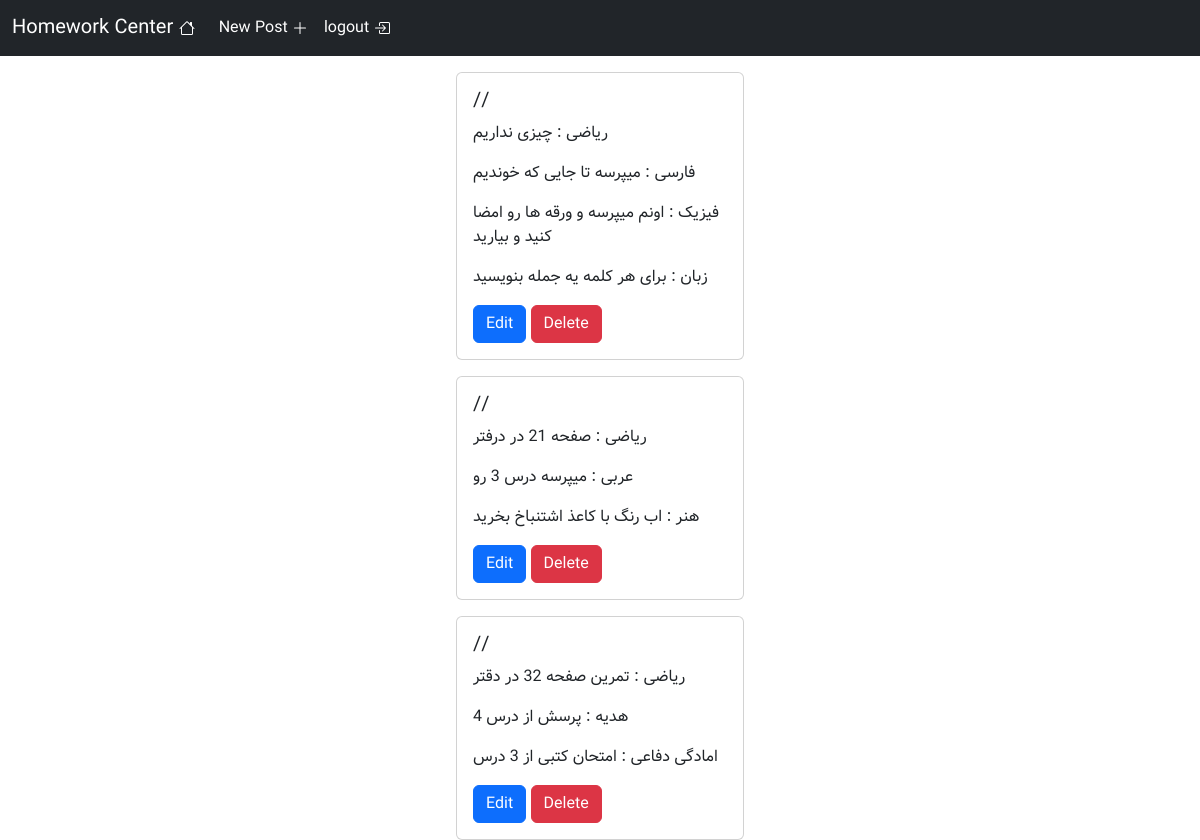
The app's page / (signed in), older data.
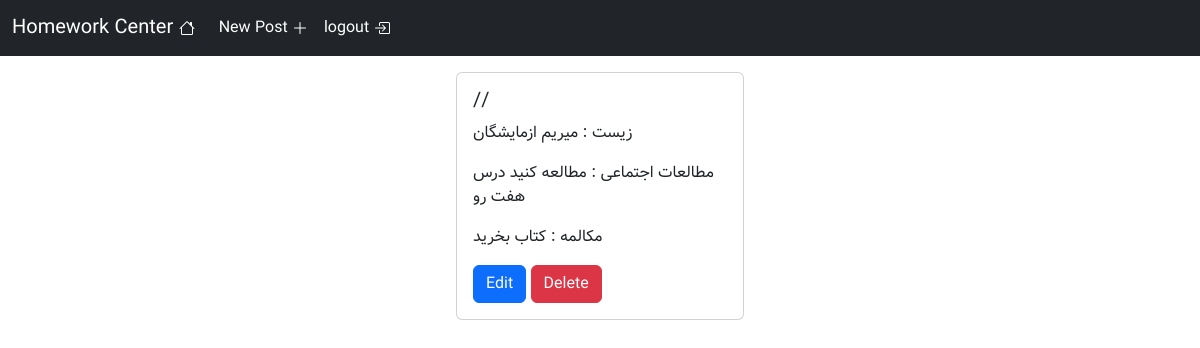
The same page, newer data.
### homework/models.py (models this page shows, shortened)
class WriteHomework(models.Model):
    date = models.DateField(blank=False)
    math = models.CharField(max_length=100 , blank=True)
    literature = models.CharField(max_length=100 , blank=True)
    biology = models.CharField(max_length=100 , blank=True)
    physics = models.CharField(max_length=100 , blank=True)
    religious = models.CharField(max_length=100 , blank=True)
    Defense_readiness = models.CharField(max_length=100 , blank=True)
    Social_studies = models.CharField(max_length=100 , blank=True)
    english = models.CharField(max_length=100 , blank=True)
    conversation = models.CharField(max_length=100 , blank=True)
    arabic = models.CharField(max_length=100 , blank=True)
    quran = models.CharField(max_length=100 , blank=True)
    writeing = models.CharField(max_length=100 , blank=True)
    art = models.CharField(max_length=100 , blank=True)

### main/views.py (the view)
# urls.py: path('',views.MainPage.as_view(),name='main_page'),
class MainPage(LoginRequiredMixin,View):
    def get(self,request):
        allmodels = models.WriteHomework.objects.all()
        for model in allmodels:
            miladi_date = date(year=model.date.year,month=model.date.month,day=model.date.day).togregorian()
            shamsi_date = date.fromgregorian(year = miladi_date.year , month = miladi_date.month , day = miladi_date.day)
            model.date = f"{shamsi_date.year}/{shamsi_date.month}/{shamsi_date.day} {shamsi_date.strftime('%A')}"
            full_date = model.date
            if "Saturday" in full_date:
                model.date = full_date.replace('Saturday','شنبه')
            if "Sunday" in full_date:
                model.date = full_date.replace('Sunday','یکشنبه')
            if "Monday" in full_date:
                model.date = full_date.replace('Monday','دوشنبه')
            if "Tuesday" in full_date:
                model.date = full_date.replace('Tuesday','سه شنبه')
            if "Wednesday" in full_date:
                model.date = full_date.replace('Wednesday','چهارشنبه')
            if "Thursday" in full_date:
                model.date = full_date.replace('Thursday','پنجشنبه (تعطیل)')
            if "Friday" in full_date:
                model.date = full_date.replace('Friday','جمعه (تعطیل)')
        sorted_models = sorted(allmodels, key=lambda x: x.date, reverse=True)
        return render(request,'main/mainpage.html',{"models":sorted_models})

### main/templates/main/mainpage.html (shortened to what this page needs)
{% extends "base.html" %}
{% block body %}
    {% for model in models%}
        <div class="card mx-auto mt-3 rounded" style="width: 18rem;">
            <div class="card-body">
                <h5 class="card-title">{{model.date}}</h5>
                {% if model.math != '' %}
                    <p class="card-text">ریاضی : {{model.math}}</p>
                {% endif %}
                {% if model.literature != '' %}
                    <p class="card-text">فارسی : {{model.literature}}</p>
                {% endif %}
                {% if model.biology != '' %}
                    <p class="card-text">زیست : {{model.biology}}</p>
                {% endif %}
                {% if model.physics != '' %}
                    <p class="card-text">فیزیک : {{model.physics}}</p>
                {% endif %}
                {% if model.religious != '' %}
                    <p class="card-text">هدیه : {{model.religious}}</p>
                {% endif %}
                {% if model.Defense_readiness != '' %}
                    <p class="card-text">امادگی دفاعی : {{model.Defense_readiness}}</p>
                {% endif %}
                {% if model.Social_studies != '' %}
                    <p class="card-text">مطالعات اجتماعی : {{model.Social_studies}}</p>
                {% endif %}
                {% if model.english != '' %}
                    <p class="card-text">زبان : {{model.english}}</p>
                {% endif %}
                {% if model.conversation != '' %}
                    <p class="card-text">مکالمه : {{model.conversation}}</p>
                {% endif %}
                {% if model.arabic != '' %}
                    <p class="card-text">عربی : {{model.arabic}}</p>
                {% endif %}
                {% if model.art != '' %}
                    <p class="card-text">هنر : {{model.art}}</p>
                {% endif %}
                {% if request.user.is_staff %}
                    <a href="{% url "edit_homeowork_page" model.id %}" class="btn btn-primary">Edit</a>
                    <a href="{% url "delete_homework_page" model.id %}" class="btn btn-danger">Delete</a>
                {% endif %}
            </div>
        </div>
    {% endfor %}
{% endblock body %}

### templates/base.html (shortened to what this page needs)
<html>
    <head>
        <link href="https://cdn.jsdelivr.net/npm/bootstrap@5.3.2/dist/css/bootstrap.min.css" rel="stylesheet">
        <link rel="stylesheet" href="/static/css/font-style.css">
    </head>
    <body>
        <div class="jumbotron">
            {% include "inc/navbar.html" %}
        </div>
        {% block body %}{% endblock body %}
    </body>
</html>

### templates/inc/navbar.html (shortened to what this page needs)
<nav class="navbar navbar-expand-lg navbar-dark bg-dark">
    <div class="container-fluid">
        <a class="navbar-brand" href="{% url "main_page" %}">
            Homework Center
        </a>
        <div class="collapse navbar-collapse" id="navbarNav">
            <ul class="navbar-nav">
                {% if request.user.is_staff %}
                    <li class="nav-item">
                        <a class="nav-link active" aria-current="page" href="{% url "create_new_homework_page" %}">
                            New Post
                            <svg xmlns="http://www.w3.org/2000/svg" width="16" height="16" fill="currentColor" class="bi bi-plus-lg" viewBox="0 0 16 16">
                                <path fill-rule="evenodd" d="M8 2a.5.5 0 0 1 .5.5v5h5a.5.5 0 0 1 0 1h-5v5a.5.5 0 0 1-1 0v-5h-5a.5.5 0 0 1 0-1h5v-5A.5.5 0 0 1 8 2Z"/>
                            </svg>
                        </a>
                    </li>
                {% endif %}
                {% if request.user.is_authenticated %}
                    <li class="nav-item">
                        <a class="nav-link active" aria-current="page" href="{% url "logout_page" %}">
                            logout
                        </a>
                    </li>
                {% endif %}
            </ul>
        </div>
    </div>
</nav>

Row changes from the older to the newer data that the page shows:
removed WriteHomework: date "//", math "چیزی نداریم", literature "میپرسه تا جایی که خوندیم", physics "اونم میپرسه و ورقه ها رو امضا کنید و بیارید", english "برای هر کلمه یه جمله بنویسید"
removed WriteHomework: date "//", math "صفحه 21 در درفتر", arabic "میپرسه درس 3 رو", art "اب رنگ با کاعذ اشتنباخ بخرید"
removed WriteHomework: date "//", math "تمرین صفحه 32 در دقتر", religious "پرسش از درس 4", Defense_readiness "امتحان کتبی از 3 درس"
added WriteHomework: date "//", biology "میریم ازمایشگان", Social_studies "مطالعه کنید درس هفت رو", conversation "کتاب بخرید"
